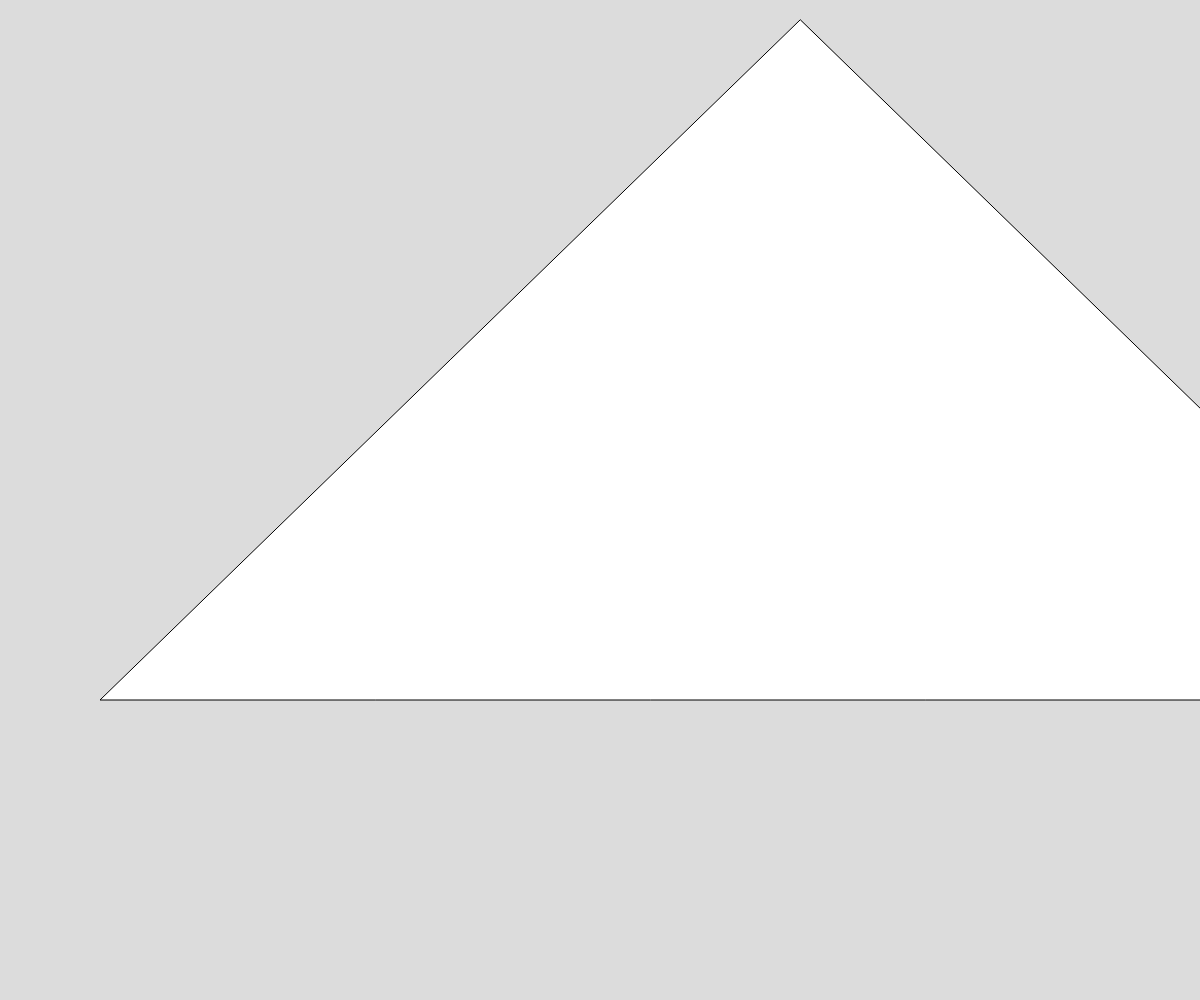
Frame 1 (no input)
Frame 60 (no input): identical to frame 1, image omitted
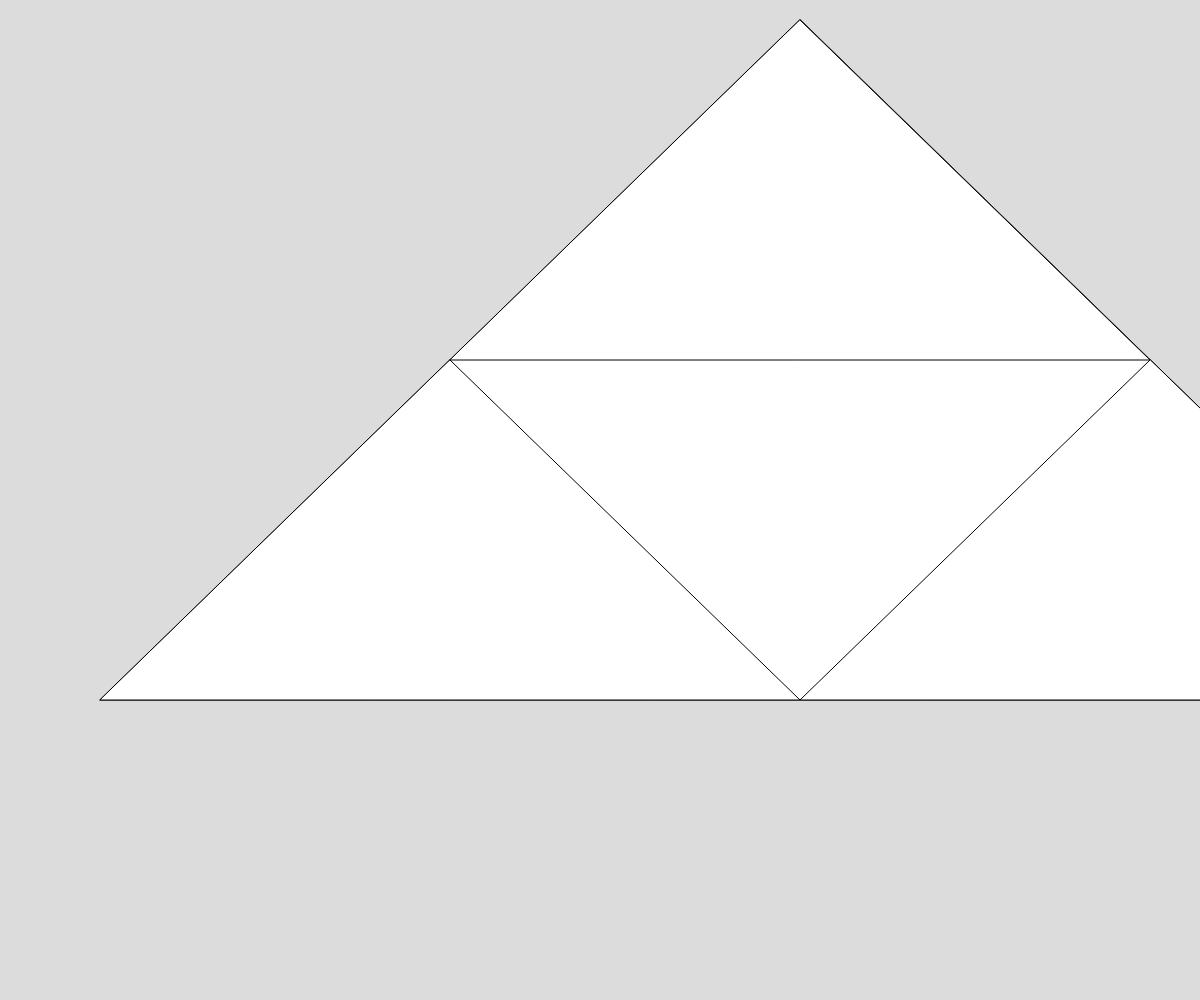
Frame 120 (the mouse pressed at the canvas centre since frame 60)

The p5.js sketch that drew these frames (run headless with seeded random() and noise() and a simulated clock; from frame 60 on, the mouse is pressed at the canvas centre):

// p5.js sketch
// ── sketch.js
//Sierpinski Triangle

let initialTriangle = [
  {x: 800, y: 20},
  {x: 100, y: 700},
  {x: 1500, y:700}
];

let theDepth = 0;


function setup() {
  createCanvas(windowWidth, windowHeight);
}

function draw() {
  background(220);
  sierpinski(initialTriangle, theDepth);
}

function sierpinski(points, depth) {
  triangle(points[0].x, points[0].y, points[1].x, points[1].y, points[2].x, points[2].y);
  if (depth > 0){
    //lower left
    sierpinski([midpoint(points[0], points[1]), midpoint(points[1], points[2]), points[1]], depth-1);
    //upper
    sierpinski([midpoint(points[0], points[1]), midpoint(points[0], points[2]), points[0]], depth-1);
    //lower right
    sierpinski([midpoint(points[0], points[2]), midpoint(points[2], points[1]), points[2]], depth-1);
  }
}

function midpoint(point1, point2) {
  let newX = (point1.x + point2.x) / 2;
  let newY = (point1.y + point2.y) / 2;
  return {x: newX, y: newY};
}

function mousePressed() {
  theDepth++;
  if (theDepth > 10){
    theDepth = 0;
  }
}
